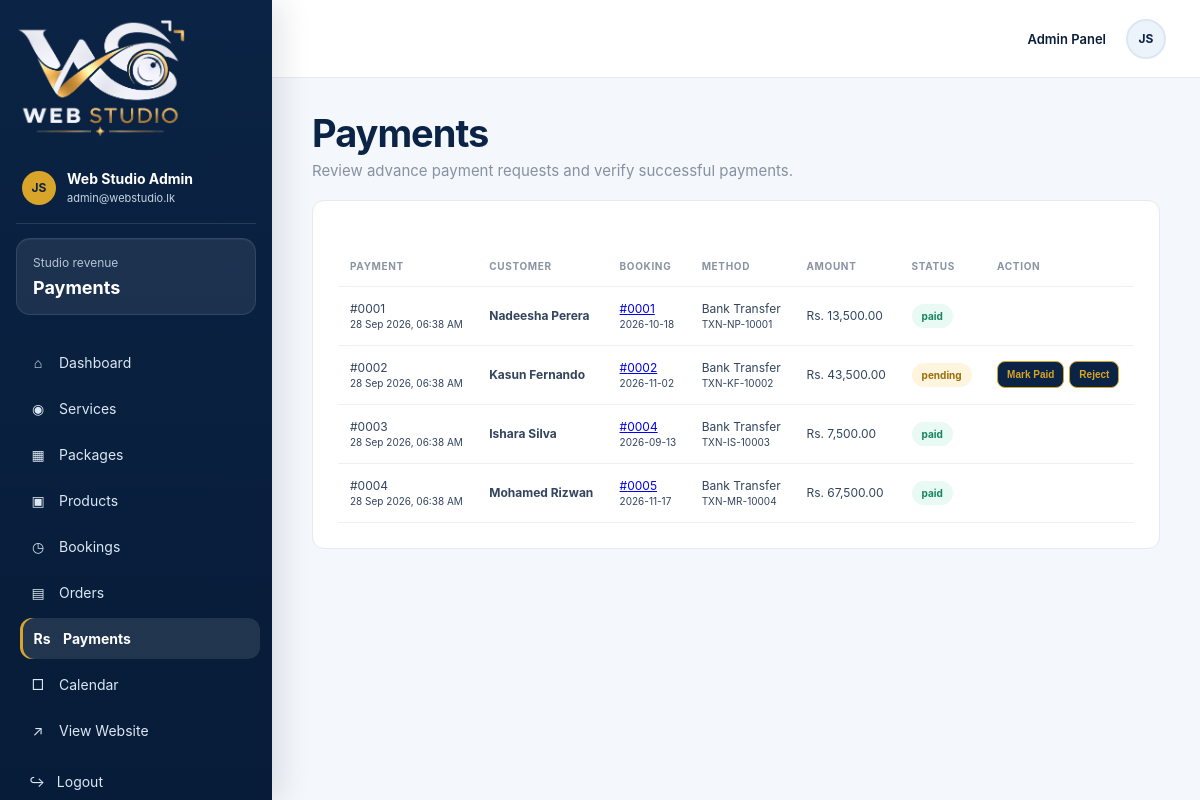
The page /admin/payments.php (signed in) on the database its author committed.
### tables this page shows
CREATE TABLE IF NOT EXISTS payments (
 id INT AUTO_INCREMENT PRIMARY KEY,
 booking_id INT DEFAULT NULL,
 order_id INT DEFAULT NULL,
 user_id INT DEFAULT NULL,
 amount DECIMAL(10,2) NOT NULL DEFAULT 0,
 method VARCHAR(50) DEFAULT NULL,
 transaction_id VARCHAR(150) DEFAULT NULL,
 currency VARCHAR(10) NOT NULL DEFAULT 'LKR',
 gateway_order_id VARCHAR(150) DEFAULT NULL,
 gateway_payment_id VARCHAR(150) DEFAULT NULL,
 gateway_status_code VARCHAR(50) DEFAULT NULL,
 gateway_method VARCHAR(80) DEFAULT NULL,
 gateway_message VARCHAR(255) DEFAULT NULL,
 proof_image VARCHAR(255) DEFAULT NULL,
 status ENUM('pending','paid','failed','refunded') NOT NULL DEFAULT 'pending',
 paid_at DATETIME DEFAULT NULL,
 created_at TIMESTAMP DEFAULT CURRENT_TIMESTAMP,
 FOREIGN KEY (booking_id) REFERENCES bookings(id) ON DELETE SET NULL,
 FOREIGN KEY (order_id) REFERENCES orders(id) ON DELETE SET NULL,
 FOREIGN KEY (user_id) REFERENCES users(id) ON DELETE SET NULL,
 INDEX idx_payments_status (status)
);

CREATE TABLE IF NOT EXISTS bookings (
 id INT AUTO_INCREMENT PRIMARY KEY,
 user_id INT DEFAULT NULL,
 name VARCHAR(120) NOT NULL,
 phone VARCHAR(40) NOT NULL,
 email VARCHAR(150),
 event_type VARCHAR(120),
 service_id INT DEFAULT NULL,
 package_id INT DEFAULT NULL,
 event_date DATE,
 start_time TIME DEFAULT NULL,
 end_time TIME DEFAULT NULL,
 location VARCHAR(255) DEFAULT NULL,
 message TEXT,
 status ENUM('pending','confirmed','completed','cancelled') NOT NULL DEFAULT 'pending',
 total_amount DECIMAL(10,2) NOT NULL DEFAULT 0,
 created_at TIMESTAMP DEFAULT CURRENT_TIMESTAMP,
 updated_at TIMESTAMP DEFAULT CURRENT_TIMESTAMP ON UPDATE CURRENT_TIMESTAMP,
 FOREIGN KEY (user_id) REFERENCES users(id) ON DELETE SET NULL,
 FOREIGN KEY (service_id) REFERENCES services(id) ON DELETE SET NULL,
 FOREIGN KEY (package_id) REFERENCES packages(id) ON DELETE SET NULL,
 INDEX idx_bookings_date (event_date),
 INDEX idx_bookings_user (user_id),
 INDEX idx_bookings_status (status)
);

### includes/auth.php (called while the page is built, shortened)
<?php
function e(string $value): string
{
    return htmlspecialchars(
        $value,
        ENT_QUOTES,
        'UTF-8'
    );
}
?>

### admin/payments.php (the view, shortened to what this page needs)
<?php
require_once '../includes/auth.php';
$q = mysqli_query(
    $conn,
    "SELECT p.*, b.name, b.event_date, b.id booking_id
     FROM payments p
     LEFT JOIN bookings b ON b.id = p.booking_id
     ORDER BY p.created_at DESC"
);
?>
<!doctype html>
<html>
<head>
    <link rel="stylesheet" href="assets/admin.css">
</head>
<body class="admin-body">
<div class="app-shell">
    <aside class="sidebar">
        <div class="brand-box">
            <img src="../assets/images/logo-light.png" alt="Web Studio">
        </div>
        <div class="profile-mini">
            <div class="avatar">
                JS
            </div>
            <div>
                <strong>
                    <?= e($_SESSION['admin']['name'] ?? 'Admin') ?>
                </strong>
                <small>
                    <?= e($_SESSION['admin']['email'] ?? 'Administrator') ?>
                </small>
            </div>
        </div>
        <div class="side-balance">
            <span>Studio revenue</span>
            <strong>Payments</strong>
        </div>
        <nav>
            <a href="index.php">
                <span>⌂</span> Dashboard
            </a>
            <a href="services.php">
                <span>◉</span> Services
            </a>
            <a href="packages.php">
                <span>▦</span> Packages
            </a>
            <a href="products.php">
                <span>▣</span> Products
            </a>
            <a href="bookings.php">
                <span>◷</span> Bookings
            </a>
            <a href="orders.php">
                <span>▤</span> Orders
            </a>
            <a class="active" href="payments.php">
                <span>Rs</span> Payments
            </a>
            <a href="calendar.php">
                <span>□</span> Calendar
            </a>
            <a href="../index.php" target="_blank">
                <span>↗</span> View Website
            </a>
        </nav>
        <a class="logout-link" href="logout.php">
            ↪ &nbsp; Logout
        </a>
    </aside>
    <main class="dashboard-main">
        <header class="topbar">
            <div class="top-actions">
                <span>Admin Panel</span>
                <span class="top-avatar">
                    JS
                </span>
            </div>
        </header>
        <section class="content">
            <div class="page-heading">
                <div>
                    <h1>Payments</h1>
                    <p>
                        Review advance payment requests and verify successful payments.
                    </p>
                </div>
            </div>
            <section class="pay-card">
                <div class="table-wrap">
                    <table class="pay-table">
                        <thead>
                            <tr>
                                <th>Payment</th>
                                <th>Customer</th>
                                <th>Booking</th>
                                <th>Method</th>
                                <th>Amount</th>
                                <th>Status</th>
                                <th>Action</th>
                            </tr>
                        </thead>
                        <tbody>
                            <?php if ($q && mysqli_num_rows($q)): ?>
                                <?php while ($p = mysqli_fetch_assoc($q)): ?>
                                    <tr>
                                        <td>
                                            #<?= str_pad(
                                                (string) $p['id'],
                                                4,
                                                '0',
                                                STR_PAD_LEFT
                                            ) ?>
                                            <br>
                                            <small>
                                                <?= date(
                                                    'd M Y, h:i A',
                                                    strtotime($p['created_at'])
                                                ) ?>
                                            </small>
                                        </td>
                                        <td>
                                            <strong>
                                                <?= e($p['name'] ?: 'Customer') ?>
                                            </strong>
                                        </td>
                                        <td>
                                            <a href="booking-details.php?id=<?= $p['booking_id'] ?>">
                                                #<?= str_pad(
                                                    (string) $p['booking_id'],
                                                    4,
                                                    '0',
                                                    STR_PAD_LEFT
                                                ) ?>
                                            </a>
                                            <br>
                                            <small>
                                                <?= e($p['event_date'] ?: '—') ?>
                                            </small>
                                        </td>
                                        <td>
                                            <?= e($p['method'] ?: '—') ?>
                                            <br>
                                            <small>
                                                <?= e(
                                                    $p['transaction_id'] ?: 'No reference'
                                                ) ?>
                                            </small>
                                        </td>
                                        <td>
                                            Rs.
                                            <?= number_format(
                                                (float) $p['amount'],
                                                2
                                            ) ?>
                                        </td>
                                        <td>
                                            <span class="pay-status <?= e($p['status']) ?>">
                                                <?= e($p['status']) ?>
                                            </span>
                                        </td>
                                        <td>
                                            <div class="pay-actions">
                                                <?php if ($p['status'] === 'pending'): ?>
                                                    <form method="post">
                                                        <button class="paid">
                                                            Mark Paid
                                                        </button>
                                                    </form>
                                                    <form method="post">
                                                        <button>
                                                            Reject
                                                        </button>
                                                    </form>
                                                <?php endif; ?>
                                            </div>
                                        </td>
                                    </tr>
                                <?php endwhile; ?>
                            <?php endif; ?>
                        </tbody>
                    </table>
                </div>
            </section>
        </section>
    </main>
</div>
</body>
</html>

### admin/payments.php (style rules this page uses)
.pay-card { background: #fff; border: 1px solid #e4eaf1; border-radius: 12px; padding: 25px; }
.pay-table { width: 100%; border-collapse: collapse; }
.pay-table th, .pay-table td { padding: 14px 12px; border-bottom: 1px solid #edf1f5; text-align: left; font-size: 12px; }
.pay-table th { font-size: 10px; color: #8993a3; text-transform: uppercase; }
.pay-status { display: inline-block; padding: 6px 10px; border-radius: 12px; font-size: 10px; font-weight: 700; }
.pay-status.pending { background: #fff5df; color: #9a6d08; }
.pay-status.paid { background: #e8faf3; color: #13845f; }
.pay-actions { display: flex; gap: 5px; flex-wrap: wrap; }
.pay-actions form { margin: 0; }
.pay-actions button { border: 1px solid #dfe5ec; border-radius: 6px; background: #fff; padding: 7px 9px; font-size: 10px; cursor: pointer; }
.pay-actions .paid { background: #0b2344; color: #fff; border-color: #d8a42a; }

### rows shown on the page
payments: id "0001", created_at "28 Sep 2026, 06:38 AM", booking.name "Nadeesha Perera", booking "0001", booking.event_date "2026-10-18", method "Bank Transfer", transaction "TXN-NP-10001", amount "13,500.00", status "paid"
payments: id "0002", created_at "28 Sep 2026, 06:38 AM", booking.name "Kasun Fernando", booking "0002", booking.event_date "2026-11-02", method "Bank Transfer", transaction "TXN-KF-10002", amount "43,500.00", status "pending"
payments: id "0003", created_at "28 Sep 2026, 06:38 AM", booking.name "Ishara Silva", booking "0004", booking.event_date "2026-09-13", method "Bank Transfer", transaction "TXN-IS-10003", amount "7,500.00", status "paid"
payments: id "0004", created_at "28 Sep 2026, 06:38 AM", booking.name "Mohamed Rizwan", booking "0005", booking.event_date "2026-11-17", method "Bank Transfer", transaction "TXN-MR-10004", amount "67,500.00", status "paid"

### other values the page prints
$_SESSION['admin']['name'] "Web Studio Admin"
$_SESSION['admin']['email'] "admin@webstudio.lk"
